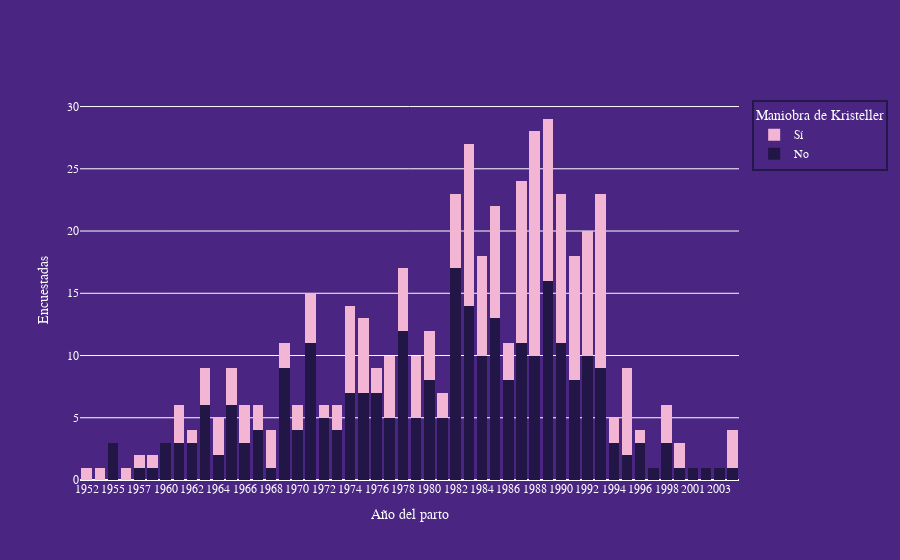

Source (notebook cell):
### Code cell
fig = go.Figure(data=[
    go.Bar(name='No', x=kristeller['Fecha'], y=kristeller['No'], marker_color='#221647', marker_line_width=0),
    go.Bar(name='Sí', x=kristeller['Fecha'], y=kristeller['Sí'], marker_color='#f2b5d3', marker_line_width=0)
])

# Change the bar mode
fig.update_layout(
    barmode='stack', 
    xaxis_title='Año del parto', 
    yaxis_title='Encuestadas',
    paper_bgcolor='#4A2582',
    plot_bgcolor='#4A2582',
    font_color = 'white', 
    font_family='Arial',
    legend_bgcolor='#4A2582',
    legend_bordercolor='#241749',
    legend_borderwidth=2,
    legend_font_color='white',
    legend_title="Maniobra de Kristeller",
    legend_title_side='top',
    hoverlabel_font_family='Arial',
    modebar_remove=['lasso', 'autoscale', 'zoom', 'pan', 'zoomin', 'zoomout', 'select', 'reset', 'resetscale', 'toimage'],
    )

fig.show()

fig.write_html(f'{figures}/kristeller_fecha.html')

### Figure 1 — Plotly figure (JSON) as saved in the notebook; plotly's stock layout.template omitted (floating-point values rounded to 4 significant figures)
{"data": [{"marker": {"color": "#221647", "line": {"width": 0}}, "name": "No", "type": "bar", "x": ["1952", "1953", "1955", "1956", "1957", "1959", "1960", "1961", "1962", "1963", "1964", "1965", "1966", "1967", "1968", "1969", "1970", "1971", "1972", "1973", "1974", "1975", "1976", "1977", "1978", "1979", "1980", "1981", "1982", "1983", "1984", "1985", "1986", "1987", "1988", "1989", "1990", "1991", "1992", "1993", "1994", "1995", "1996", "1997", "1998", "2000", "2001", "2002", "2003", "2021"], "y": [null, null, 3, null, 1, 1, 3, 3, 3, 6, 2, 6, 3, 4, 1, 9, 4, 11, 5, 4, 7, 7, 7, 5, 12, 5, 8, 5, 17, 14, 10, 13, 8, 11, 10, 16, 11, 8, 10, 9, 3, 2, 3, 1, 3, 1, 1, 1, 1, 1]}, {"marker": {"color": "#f2b5d3", "line": {"width": 0}}, "name": "Sí", "type": "bar", "x": ["1952", "1953", "1955", "1956", "1957", "1959", "1960", "1961", "1962", "1963", "1964", "1965", "1966", "1967", "1968", "1969", "1970", "1971", "1972", "1973", "1974", "1975", "1976", "1977", "1978", "1979", "1980", "1981", "1982", "1983", "1984", "1985", "1986", "1987", "1988", "1989", "1990", "1991", "1992", "1993", "1994", "1995", "1996", "1997", "1998", "2000", "2001", "2002", "2003", "2021"], "y": [1, 1, null, 1, 1, 1, null, 3, 1, 3, 3, 3, 3, 2, 3, 2, 2, 4, 1, 2, 7, 6, 2, 5, 5, 5, 4, 2, 6, 13, 8, 9, 3, 13, 18, 13, 12, 10, 10, 14, 2, 7, 1, null, 3, 2, null, null, null, 3]}], "layout": {"barmode": "stack", "font": {"color": "white", "family": "Arial"}, "hoverlabel": {"font": {"family": "Arial"}}, "legend": {"bgcolor": "#4A2582", "bordercolor": "#241749", "borderwidth": 2, "font": {"color": "white"}, "title": {"side": "top", "text": "Maniobra de Kristeller"}}, "modebar": {"remove": ["lasso", "autoscale", "zoom", "pan", "zoomin", "zoomout", "select", "reset", "resetscale", "toimage"]}, "paper_bgcolor": "#4A2582", "plot_bgcolor": "#4A2582", "xaxis": {"title": {"text": "Año del parto"}}, "yaxis": {"title": {"text": "Encuestadas"}}}}
